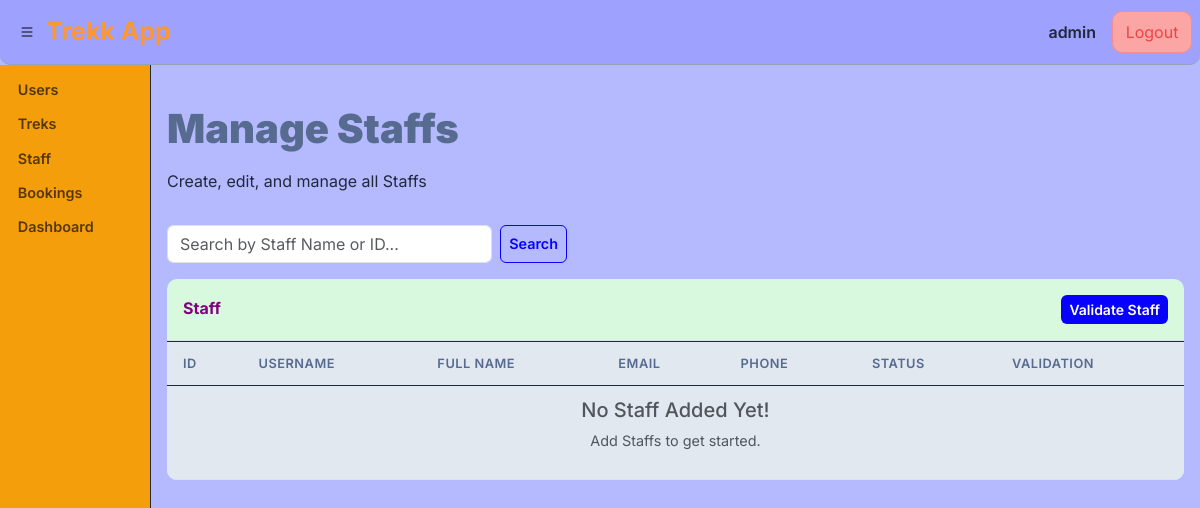
/admin/staff (signed in), run on an earlier commit of the app's database.
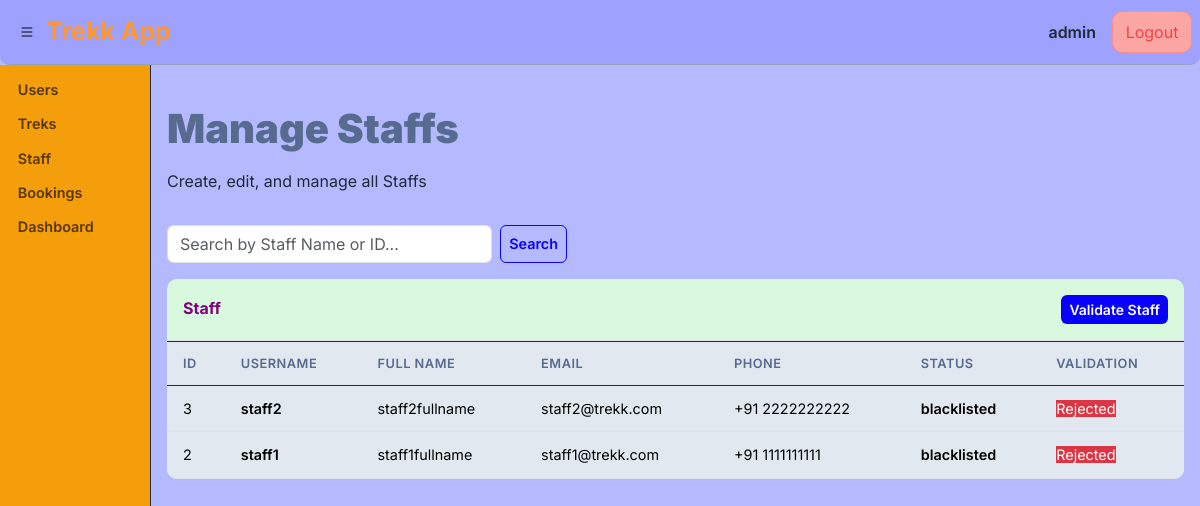
And on a later commit of the database.
### models.py (models this page shows, shortened)
class USER(UserMixin, db.Model): # user table(entity)
    __tablename__ = 'user'
    user_id = db.Column(db.Integer, primary_key=True, autoincrement=True) #user_id (primary key)
    username = db.Column(db.String(150), unique=True,nullable=False)
    email = db.Column(db.String(250),unique=True,nullable=False)
    fullname = db.Column(db.String(150),nullable=False)
    password = db.Column(db.String(250),nullable=False)
    phone_number = db.Column(db.String(20),nullable=True)
    role = db.Column(db.String(50),nullable=False, default="user") # user ,staff, admin
    status = db.Column(db.String(50),nullable=False, default="inactive") # active or inactive or blacklisted
    is_validated = db.Column(db.Boolean, default=False) # for admin to verify the user!
    qualification = db.Column(db.String(300),nullable=True) #null for users & bit mandate for staff
    date_of_create = db.Column(db.DateTime, default=datetime.utcnow)
    trek_bookings = db.relationship("BOOKING", backref="user", lazy=True)
    assigned_trek_staff = db.relationship("TREKK", backref="staff", lazy=True,  )

### routes/admin_route.py (the view)
@admin_bp.route("/staff")
@role_validator("admin")
def find_staff():
    s = request.args.get("s", "").strip()
    query = USER.query.filter_by(role="staff")
    if s:
        search_filters = db.or_(
                    USER.name.ilike(f"%{s}%"),
                    USER.user_id == int(s) if s.isdigit() else db.false(),
                    )
        query = query.filter(db.or_(search_filters))
    staff = query.order_by(USER.date_of_create.desc()).all()
    return render_template("admin/staff.html", staff=staff, s=s)

### routes/admin_route.py (called while the page is built)
def login_validator(func):
    @wraps(func)
    def decorated(*a, **kw):
        if 'user_id' not in session:
            flash("Please Log in to your Account First!", "warning")
            return redirect(url_for('auth.main'))
        return func(*a, **kw)
    return decorated

def role_validator(*roles):
    def wrapper(func):
        @wraps(func)
        @login_validator
        def decorated(*a, **kw):
            if session.get('role') not in roles:
                flash("Invalid User! Access Forbiden.", "danger")
                return redirect(url_for('auth.main'))
            return func(*a, **kw)
        return decorated
    return wrapper

### templates/admin/staff.html (shortened to what this page needs)
{% extends "base.html" %}
{% block content %}
<div class="page-heading d-flex justify-content-between align-items-center">
  <div>
    <h2>Manage Staffs</h2>
    <p>Create, edit, and manage all Staffs </p>
  </div>
</div>
<form method="GET" action="{{ url_for('admin.find_staff') }}" class="d-flex mb-3" style="max-width: 400px;">
<input type="text" username="s" user_id="s" value="{{ s }}" class="form-control me-2" placeholder="Search by Staff Name or ID...">
<button class="btn btn-outline-custom" type="submit">Search</button>
</form>
<div class="table-panel">
  <div class="p-3 border-bottom d-flex justify-content-between align-items-center">
        <h6 class="mb-0 fw-bold" style="color: purple;">Staff</h6>
        <a href="{{ url_for('admin.validate_staff' ) }}" class="btn btn-sm btn-accent ">Validate Staff</a>
      </div>
  <div class="control-table">
    <table class="table">
      <thead>
        <tr><th>ID</th><th>Username</th><th>Full Name</th><th>Email</th><th>Phone</th><th>status</th><th>validation</th></tr>
      </thead>
      <tbody>
      {% for st in staff %}
      <tr>
        <td>{{ st.user_id }}</td>
        <td class="fw-semibold">{{ st.username }}</td>
        <td>{{ st.fullname }}</td>
        <td>{{ st.email }}</td>
        <td>+91 {{ st.phone_number }}</td>
        <td class="fw-semibold">{{ st.status|lower }}</td>
          <td>
            {% if st.status == 'blacklisted' %}
                <span class="status-badge bg-danger text-white border-danger">Rejected</span>
            {% elif st.is_validated %}
                <span class="status-badge bg-success text-white border-success">Approved</span>
            {% else %}
                <span class="status-badge bg-warning text-dark border-warning">Pending</span>
            {% endif %}
        </td>
      </tr>
      {% else %}
      <tr><td colspan="7" class="text-muted text-center"><h5>No Staff Added Yet!</h5><p>Add Staffs to get started.</p></td></tr>
      {% endfor %}
      </tbody>
    </table>
  </div>
</div>
{% endblock %}

### templates/base.html (shortened to what this page needs)
<!DOCTYPE html>
<html lang="en">
<head>
  <link href="https://cdn.jsdelivr.net/npm/bootstrap@5.3.3/dist/css/bootstrap.min.css" rel="stylesheet">
  <link rel="stylesheet" href="https://cdn.jsdelivr.net/npm/bootstrap-icons@1.11.3/font/bootstrap-icons.min.css">
  <link href="/static/css/style.css" rel="stylesheet">
</head>
<body>
    {% if session.get('user_id') %}
    <nav class="top-navbar px-2 py-2">
            <div class="nav-box">
                    <button class="sidebar-toggle" data-bs-target="#custom-sidebar" data-bs-toggle="collapse">
                        <i class="bi bi-list"></i>
                    </button>
                    <a href="{{ url_for('admin.admin_dashboard') }}" class="app-title">Trekk App</a>
            </div>
            <div class="navbar-nav d-flex flex-row align-items-center gap-3">
                <span class="nav-link fw-semibold text-nowrap text-truncate" style="max-width: 200px;">{{ session.get('username','') }}</span>
                <a class="nav-link logout-btn" href="{{ url_for('auth.logout') }}">Logout</a>
            </div>
    </nav>
    <div class="fullbody d-flex flex-column min-vh-100">
        <div class="d-flex flex-grow-1">
            <div class="custom-sidebar collapse collapse-horizontal show" id="custom-sidebar">
            <div class="list-group list-group-flush my-2" style="width: 150px;">
                <ul class="nav flex-column">
                    {% if session.get("role") == 'admin' %}
                    <li class="nav-item "><a class="nav-link text-dark" href=""> Users</a></li>
                    <li class="nav-item "><a class="nav-link text-dark" href="{{ url_for('admin.find_treks') }}"> Treks</a></li>
                    <li class="nav-item "><a class="nav-link text-dark" href="{{ url_for('admin.find_staff' ) }}"> Staff</a></li>
                    <li class="nav-item "><a class="nav-link text-dark" href=""> Bookings</a></li>
                    <li class="nav-item "><a class="nav-link text-dark" href="{{ url_for('admin.admin_dashboard') }}"> Dashboard</a></li>
                    {% elif session.get("role") == 'staff' %}
                    <li class="nav-item mb-1"><a class="nav-link text-dark" href="">Dashboard</a></li>
                    {% endif %}
                </ul>
            </div>
            </div>
            <div class="main-content flex-grow-1 px-3 py-3">
                {% block content %}{% endblock %}
            </div>
        </div>
    </div>
    {% endif %}
</body>
</html>

### static/css/style.css (style rules this page uses)
:root { --primary: #B5BAFF; --primary-dark: #9FA1FF; --primary-light: #AEE2FF; --btn-primary:#0800ff; --danger-light: #fca5a5; --accent: #D9F9DF; --accent-pale:#d35400; --dark: #576A8F; --gray-50: #f8fafc; --gray-100: #f1f5f9; --gray-200: #e2e8f0; --gray-400: #94a3b8; --gray-600: #64748b; --gray-800: #1e293b; --danger: #ef4444; --success: #22c55e; --warning: #f59e0b; --radius: 10px; --shadow: 0 1px 3px rgba(0,0,0,.08); --text-shadow: -1px -1px 0 #000, 1px -1px 0 #000, -1px 1px 0 #000, 3px 1px 0 #000; }
* { box-sizing: border-box; }
body { font-family: 'Inter', sans-serif; background: var(--primary); color: var(--gray-800); padding: 0; margin: 0; min-height: 100vh; }
.fullbody .custom-sidebar { background-color: var(--warning); font-weight: 700; font-size: 1.2rem; border-right: 1px solid var(--gray-800); }
.fullbody .nav-link { color: rgba(0, 0, 0, 0.65) !important; font-weight: 600; font-size: .9rem; padding: .4rem .8rem !important; border-radius: var(--radius); width: 140px; margin-left: 5px; }
.top-navbar { display: flex;justify-content: space-between; align-items: center;border-bottom: 1px solid var(--gray-400);background-color: var(--primary-dark);border-bottom-left-radius:var(--radius); border-bottom-right-radius:var(--radius); }
.top-navbar .nav-box { display: flex;align-items: center; }
.top-navbar .navbar-nav { display: flex;flex-direction: row; justify-content: space-between; align-items: center; gap: 15px; }
.top-navbar .app-title { padding: 5px; font-size: 25px; font-weight: bold; text-decoration: none; color: rgb(253, 151, 49) !important; }
.top-navbar .sidebar-toggle { border-radius: var(--radius); margin-left: 5px; border: white; background: transparent; }
.navbar-nav .logout-btn { background-color: #fca5a5; color:var(--danger) !important; border: 1px solid rgba(239,68,68,.25); text-align: center; font-size: 1rem; width: 80px; border-radius: var(--radius); }
.page-heading { padding: 1.5rem 0 1rem; }
.page-heading h2 { font-weight: 900; color: var(--dark); margin-bottom: 1rem; font-size: 2.5rem; }
.table-panel { background: var(--accent); border: transparent; border-radius: var(--radius); overflow: hidden; }
.table-panel .table { margin-bottom: 0; }
.table-panel .table thead th { background: var(--gray-200); border-top: 1px solid var(--gray-800); border-bottom: 1px solid var(--gray-800); font-weight: 600; font-size: .8rem; text-transform: uppercase; letter-spacing: .5px; color: var(--dark); padding: .75rem 1rem; }
.table-panel .table td { padding: .75rem 1rem; vertical-align: middle; font-size: .9rem; background: var(--gray-200); }
.btn-accent { background: var(--btn-primary); color: #fff; border: none; border-radius: 6px; padding: .25rem .5rem; font-weight: 600; }
.btn-outline-custom { border: 1px solid var(--btn-primary); color: var(--btn-primary); border-radius: 6px; padding: .25rem .5rem; font-weight: 600; background: transparent; font-size: .9rem; }

What changed in the data, as far as the page shows it:
added USER: user_id "3", username "staff2", fullname "staff2fullname", email "staff2@trekk.com", phone_number "2222222222", status "blacklisted", shows "Rejected"
added USER: user_id "2", username "staff1", fullname "staff1fullname", email "staff1@trekk.com", phone_number "1111111111", status "blacklisted", shows "Rejected"
Also different on the page:
text no longer shown: "No Staff Added Yet! Add Staffs to get started."
